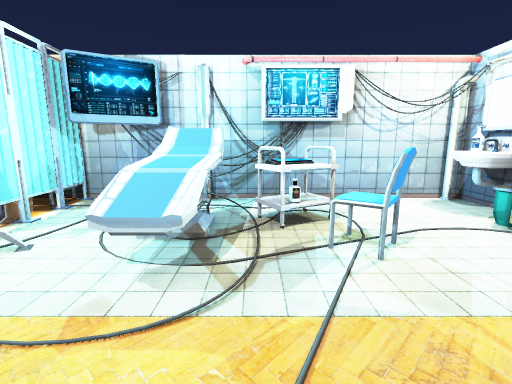
view 1 (above)

12 first-person views from a walk through a Unity game level. The camera is 1.2 m above the floor, tilts 10° down and sees 85° across. Doors are open. The floor is counted in squares, 1 m on a side. Each view is taken from the middle of a square. On the plan, view 1 faces up. The plan holds only what a view shows up to about 13 squares ahead; the rest is blank. The place goes on beyond the plan. The player is left out. Some animated figures are not drawn.

view 2
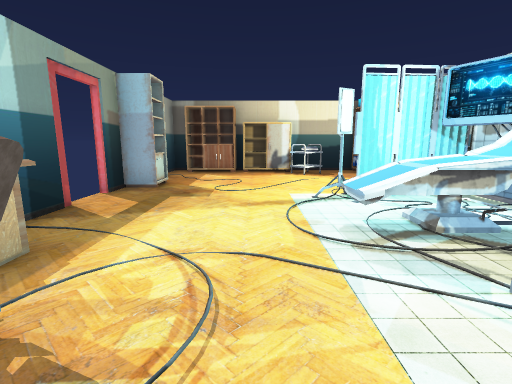

view 3
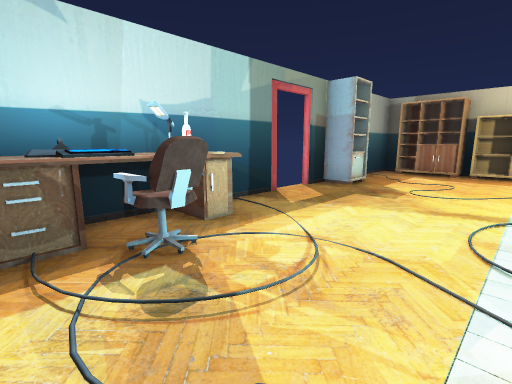

view 4
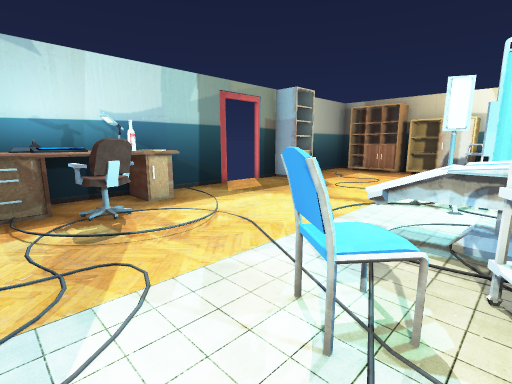

view 5
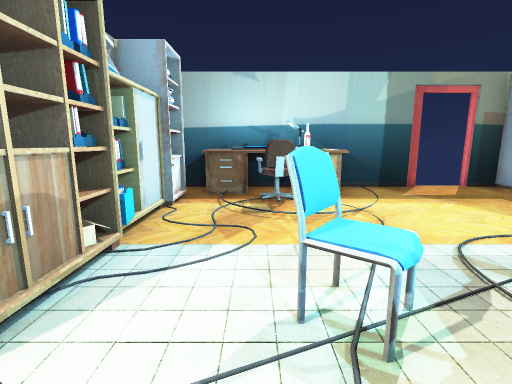

view 6
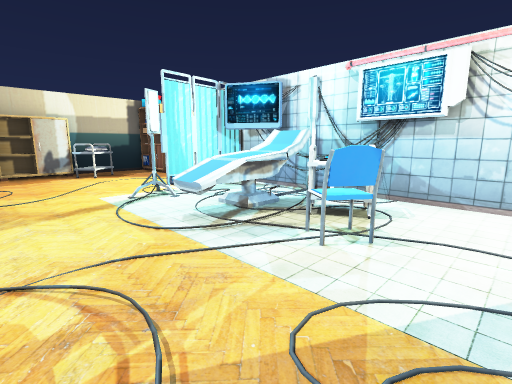

view 7
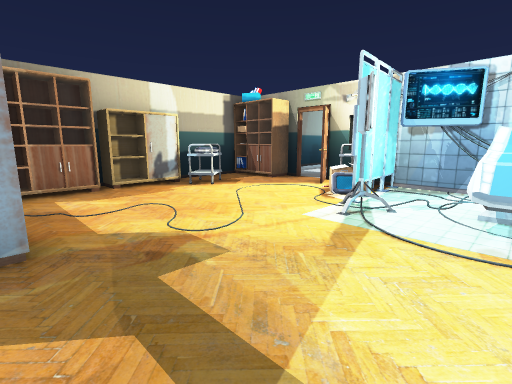

view 8
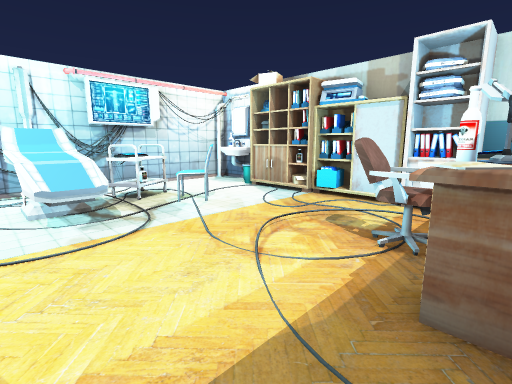

view 9
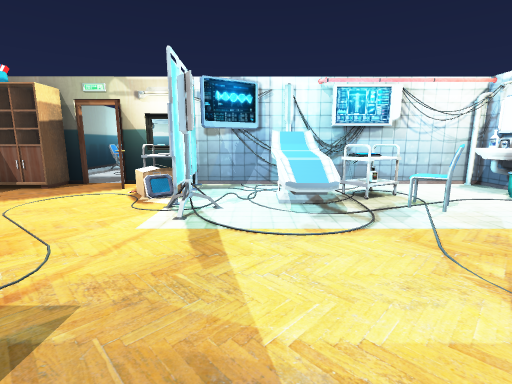

view 10
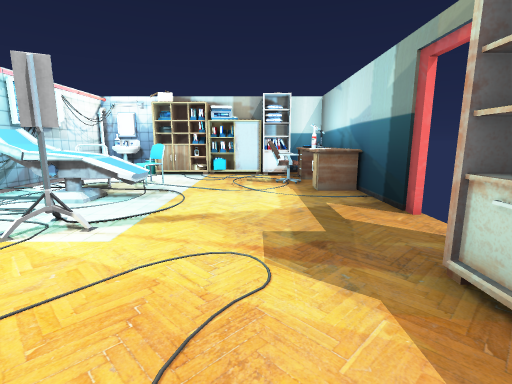

view 11
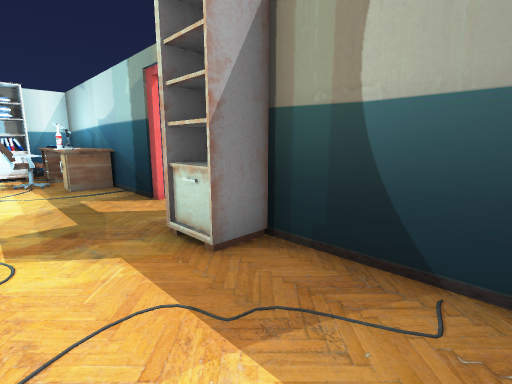

view 12
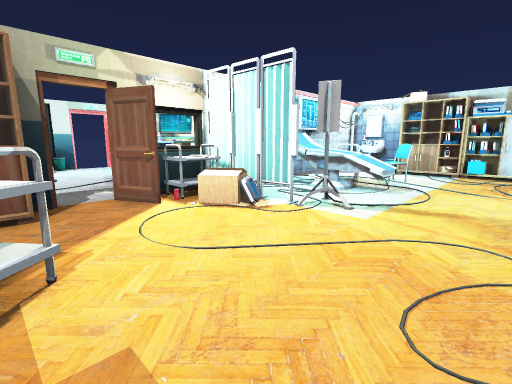

### Floor plan
Points are (right, up) in squares from view 1. A wall is a line through its corners. A room is listed if a view was taken in it or the views show most of it. See-through windows are left out.
Room 1 (views 1, 2, 3, 4, 5, 6, 7, 8, 9, 10, 11, 12)
walls: (-3.2, 3.1) (-3, 2.7); (-5.5, 5.2) (-6, 6.3); (-2.5, -2.6) (4.5, -2.6) (4.5, -1.2); (-4.6, -2.6) (-3.8, -2.6); (-7, 6.1) (-7.5, 6.1); (2.5, 6.1) (-5.9, 6.1) (-5.4, 5.2); (-9.5, 5.4) (-9.5, 2.4); (-9.5, -2) (-9.5, -2.6) (-5.5, -2.6); (4.5, 4) (4.5, 4.5)
ways out: opening at (3, 5); open door at (-3.5, -3)
objects: closet (-9, -1); closet (-9, 1) to (-9, 2); table (-9, 3) to (-8, 4); closet (-9, 5) to (-8, 6); closet (-5, -2); box (-5, 5); curtain (-4, 4) to (-4, 5); other object (-3, 5); bed (-2, 3) to (-1, 5); table (0, -2) to (3, -2); other object (0, 4) to (1, 5); chair (1, -1) to (2, 0); chair (1, 3) to (2, 4); closet (4, -1) to (4, 0); closet (4, 1); closet (4, 3)

Positions as (right, up) in squares from view 1, and headings:
1: (0, 0), facing up
2: (3, 1), facing left
3: (3, 2), facing down-left
4: (3, 4), facing down-left
5: (2, 5), facing down
6: (3, 0), facing up-left
7: (-1, -2), facing up-left
8: (-2, -2), facing up-right
9: (-2, -2), facing up
10: (-7, 0), facing right
11: (-8, 0), facing down-right
12: (-8, 0), facing up-right
